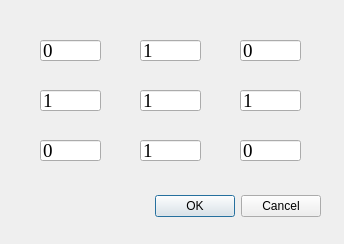
<?xml version="1.0" encoding="UTF-8"?>
<ui version="4.0">
 <class>Dialog</class>
 <widget class="QDialog" name="Dialog">
  <property name="geometry">
   <rect>
    <x>0</x>
    <y>0</y>
    <width>344</width>
    <height>244</height>
   </rect>
  </property>
  <property name="windowTitle">
   <string>Dialog</string>
  </property>
  <widget class="QDialogButtonBox" name="buttonBox">
   <property name="geometry">
    <rect>
     <x>20</x>
     <y>190</y>
     <width>301</width>
     <height>32</height>
    </rect>
   </property>
   <property name="orientation">
    <enum>Qt::Horizontal</enum>
   </property>
   <property name="standardButtons">
    <set>QDialogButtonBox::Cancel|QDialogButtonBox::Ok</set>
   </property>
  </widget>
  <widget class="QLineEdit" name="lineEdit1">
   <property name="geometry">
    <rect>
     <x>40</x>
     <y>40</y>
     <width>61</width>
     <height>21</height>
    </rect>
   </property>
   <property name="font">
    <font>
     <family>Times New Roman</family>
     <pointsize>14</pointsize>
    </font>
   </property>
   <property name="text">
    <string>0</string>
   </property>
  </widget>
  <widget class="QLineEdit" name="lineEdit2">
   <property name="geometry">
    <rect>
     <x>140</x>
     <y>40</y>
     <width>61</width>
     <height>21</height>
    </rect>
   </property>
   <property name="font">
    <font>
     <family>Times New Roman</family>
     <pointsize>14</pointsize>
    </font>
   </property>
   <property name="text">
    <string>1</string>
   </property>
  </widget>
  <widget class="QLineEdit" name="lineEdit3">
   <property name="geometry">
    <rect>
     <x>240</x>
     <y>40</y>
     <width>61</width>
     <height>21</height>
    </rect>
   </property>
   <property name="font">
    <font>
     <family>Times New Roman</family>
     <pointsize>14</pointsize>
    </font>
   </property>
   <property name="text">
    <string>0</string>
   </property>
  </widget>
  <widget class="QLineEdit" name="lineEdit4">
   <property name="geometry">
    <rect>
     <x>40</x>
     <y>90</y>
     <width>61</width>
     <height>21</height>
    </rect>
   </property>
   <property name="font">
    <font>
     <family>Times New Roman</family>
     <pointsize>14</pointsize>
    </font>
   </property>
   <property name="text">
    <string>1</string>
   </property>
  </widget>
  <widget class="QLineEdit" name="lineEdit6">
   <property name="geometry">
    <rect>
     <x>240</x>
     <y>90</y>
     <width>61</width>
     <height>21</height>
    </rect>
   </property>
   <property name="font">
    <font>
     <family>Times New Roman</family>
     <pointsize>14</pointsize>
    </font>
   </property>
   <property name="text">
    <string>1</string>
   </property>
  </widget>
  <widget class="QLineEdit" name="lineEdit5">
   <property name="geometry">
    <rect>
     <x>140</x>
     <y>90</y>
     <width>61</width>
     <height>21</height>
    </rect>
   </property>
   <property name="font">
    <font>
     <family>Times New Roman</family>
     <pointsize>14</pointsize>
    </font>
   </property>
   <property name="text">
    <string>1</string>
   </property>
  </widget>
  <widget class="QLineEdit" name="lineEdit9">
   <property name="geometry">
    <rect>
     <x>240</x>
     <y>140</y>
     <width>61</width>
     <height>21</height>
    </rect>
   </property>
   <property name="font">
    <font>
     <family>Times New Roman</family>
     <pointsize>14</pointsize>
    </font>
   </property>
   <property name="text">
    <string>0</string>
   </property>
  </widget>
  <widget class="QLineEdit" name="lineEdit7">
   <property name="geometry">
    <rect>
     <x>40</x>
     <y>140</y>
     <width>61</width>
     <height>21</height>
    </rect>
   </property>
   <property name="font">
    <font>
     <family>Times New Roman</family>
     <pointsize>14</pointsize>
    </font>
   </property>
   <property name="text">
    <string>0</string>
   </property>
  </widget>
  <widget class="QLineEdit" name="lineEdit8">
   <property name="geometry">
    <rect>
     <x>140</x>
     <y>140</y>
     <width>61</width>
     <height>21</height>
    </rect>
   </property>
   <property name="font">
    <font>
     <family>Times New Roman</family>
     <pointsize>14</pointsize>
    </font>
   </property>
   <property name="text">
    <string>1</string>
   </property>
  </widget>
 </widget>
 <resources/>
 <connections>
  <connection>
   <sender>buttonBox</sender>
   <signal>accepted()</signal>
   <receiver>Dialog</receiver>
   <slot>accept()</slot>
   <hints>
    <hint type="sourcelabel">
     <x>248</x>
     <y>254</y>
    </hint>
    <hint type="destinationlabel">
     <x>157</x>
     <y>274</y>
    </hint>
   </hints>
  </connection>
  <connection>
   <sender>buttonBox</sender>
   <signal>rejected()</signal>
   <receiver>Dialog</receiver>
   <slot>reject()</slot>
   <hints>
    <hint type="sourcelabel">
     <x>316</x>
     <y>260</y>
    </hint>
    <hint type="destinationlabel">
     <x>286</x>
     <y>274</y>
    </hint>
   </hints>
  </connection>
 </connections>
</ui>
